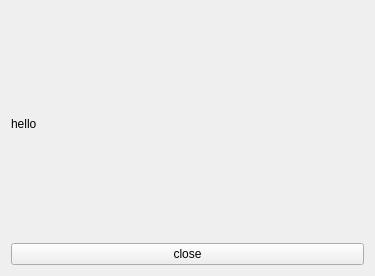
<?xml version="1.0" encoding="UTF-8"?>
<ui version="4.0">
 <class>QtWidgetsApplication1Class</class>
 <widget class="QWidget" name="QtWidgetsApplication1Class">
  <property name="geometry">
   <rect>
    <x>0</x>
    <y>0</y>
    <width>375</width>
    <height>276</height>
   </rect>
  </property>
  <property name="windowTitle">
   <string>QtWidgetsApplication1</string>
  </property>
  <layout class="QVBoxLayout" name="verticalLayout">
   <item>
    <widget class="QLabel" name="label">
     <property name="text">
      <string>hello</string>
     </property>
    </widget>
   </item>
   <item>
    <widget class="QPushButton" name="closebtn">
     <property name="text">
      <string>close</string>
     </property>
    </widget>
   </item>
  </layout>
 </widget>
 <layoutdefault spacing="6" margin="11"/>
 <resources>
  <include location="QtWidgetsApplication1.qrc"/>
 </resources>
 <connections/>
</ui>
